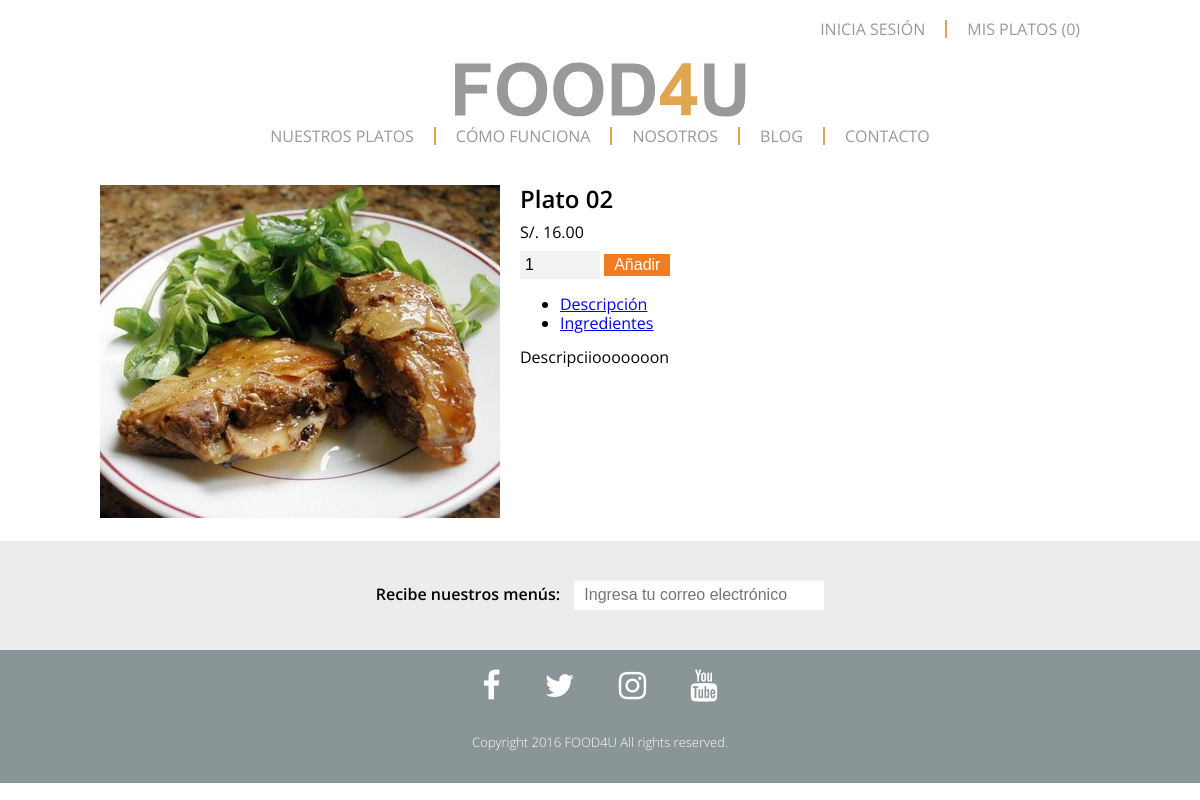
The app's page /nuestros-platos/plato-02, older data.
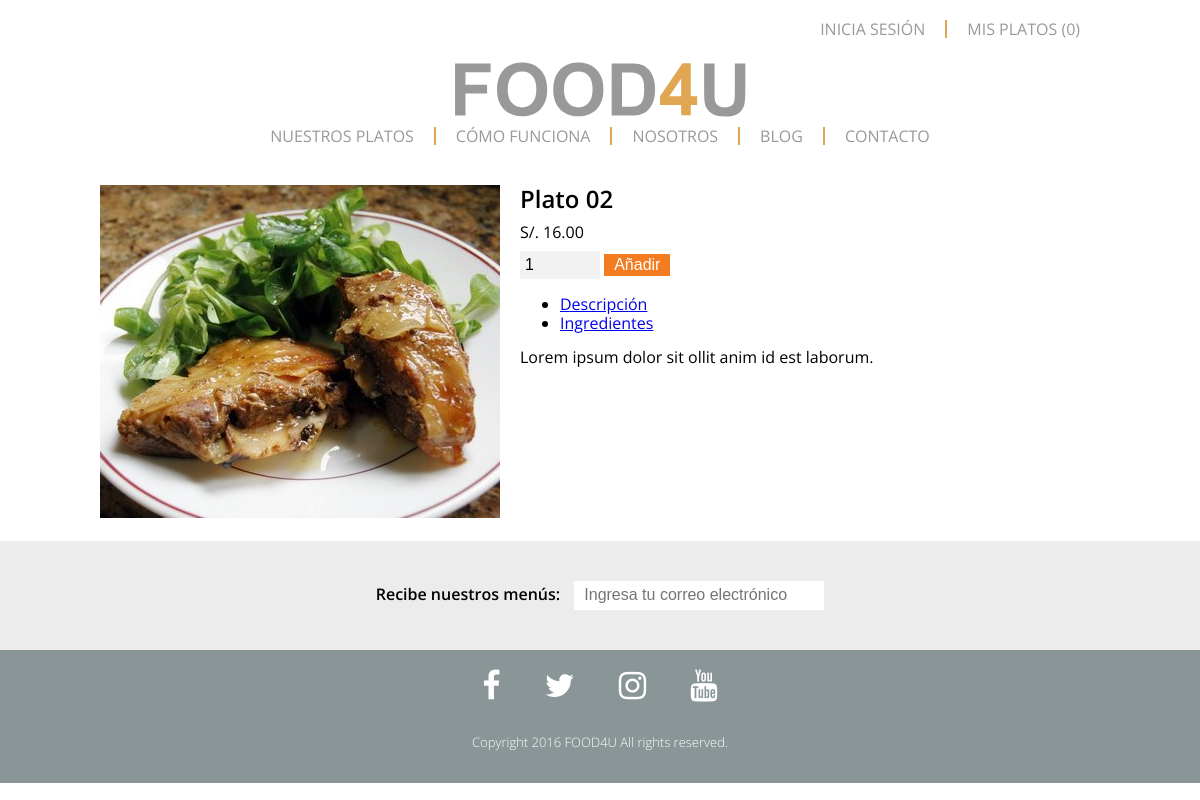
The same page, newer data.
### tables this page shows
CREATE TABLE `plate` (
  `idPlate` int(11) NOT NULL,
  `name` varchar(45) DEFAULT NULL,
  `price` decimal(5,2) DEFAULT NULL,
  `image` varchar(45) DEFAULT NULL,
  `url` varchar(45) DEFAULT NULL,
  `description` text,
  `date` datetime DEFAULT NULL,
  `state` int(11) DEFAULT '1',
  `ingredients` text
);

### application/controllers/Inicio.php (called while the page is built, shortened)
<?php
class Inicio extends CI_Controller {
	public function __construct() {
        $this->load->model("plate");
        $this->load->model("UserClient");
        $this->load->model("Gender");
        $this->load->library('cart');
        $this->load->model("foodMenu");
    }
	public function nuestros_platos($plate = "") {
		$this->load->helper('form');
		$this->load->model('plate');
		if($this->plate->findByUrl($plate)):
			$result1 = $this->plate->findAll();
			$result2 = $this->page->findAll();
			$result3 = $this->plate->findByUrl($plate);
			$data = array(
				'findAllPlate' => $result1,
				'findAll' => $result2,
				'title' => 'Nuestros platos',
				'dataPlate' => $result3
			);
			$this->load->view('plate_view', $data);
		else:
			$this->load->view('404');
		endif;
	}
}

### index.php (called while the page is built, shortened)
<?php
require_once BASEPATH.'core/CodeIgniter.php';

### application/models/Plate.php (called while the page is built, shortened)
<?php
class Plate extends CI_Model {
	public function findAll() {
		$this->db->where(array('state' => 1));
		$this->db->order_by("idPlate", "desc");
		return $this->db->get('plate');
	}
	public function findByUrl($url) {
		$result = $this->db->get_where('plate', array('url' => $url), 1);
		return $result->row();
	}
}

### application/views/plate_view.php (the view, shortened to what this page needs)
<!DOCTYPE html>
<html lang="es">
<head>
</head>
<body>
	<div id="ncode">
		<div class="container">
			<section class="plate">
				<div class="img-plate">
					<img src="<?= base_url() ?>assets/images/platos/<?= $dataPlate->image ?>" alt="">
				</div>
				<div class="description-plate">
					<?php
						echo '
						<h2>' . $dataPlate->name . '</h2>
				     	<p>S/. ' . $dataPlate->price . '</p>' .
						form_open(base_url() . 'processUser/actualizar_item', array('id' => 'countPlate')) .
						form_input(array('name' => 'count', 'value' => 1, 'type' => 'number', 'min' => 1)) .
						form_hidden('id', $dataPlate->idPlate) .
						form_hidden('imagen', $dataPlate->image) .
						form_hidden('nombre', $dataPlate->name) .
						form_hidden('precio', $dataPlate->price) .
						form_submit('', 'Añadir') .
						form_close();
					?>
					<div id="tabs-plate">
					  <ul>
					    <li><a href="#tabs-1">Descripción</a></li>
					    <li><a href="#tabs-2">Ingredientes</a></li>
					  </ul>
					  <div id="tabs-1">
					   <?= $dataPlate->description  ?>
					  </div>
					</div>
				</div>
			</section>
		</div>
	</div>
</body>
</html>

Row changes from the older to the newer data that the page shows:
changed plate "Plato 02": description "Descripciiooooooon" → "Lorem ipsum dolor sit ollit anim id est laborum."
